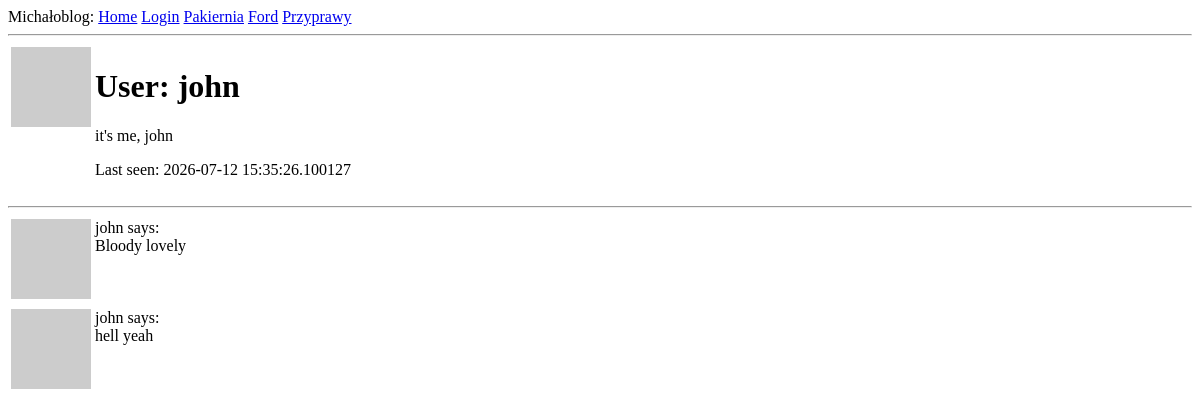
The page /user/john on the database as committed earlier.
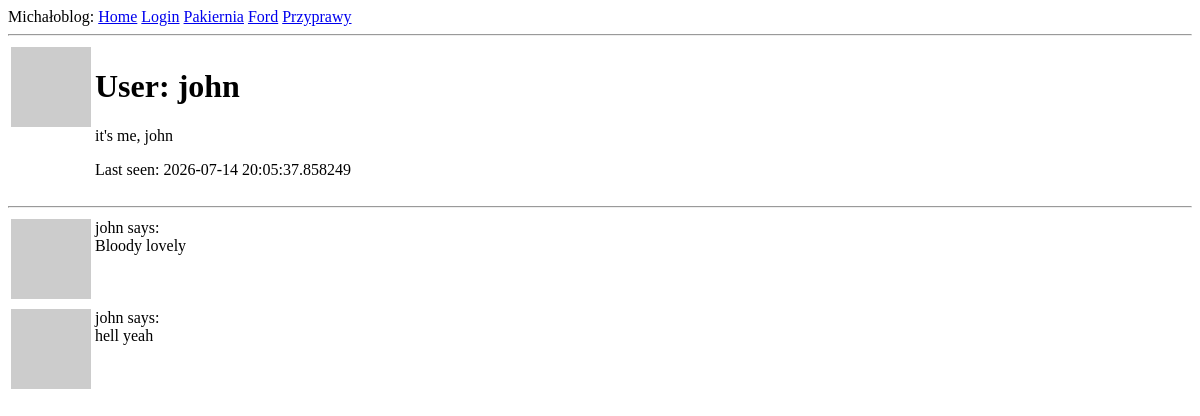
The same page on the database as committed later.
### app/models.py (models this page shows, shortened)
class User(UserMixin, db.Model):
    id: so.Mapped[int] = so.mapped_column(primary_key=True)
    username: so.Mapped[str] = so.mapped_column(sa.String(64), unique=True, index=True)
    email: so.Mapped[str] = so.mapped_column(sa.String(120), unique=True, index=True)
    password_hash: so.Mapped[Optional[str]] = so.mapped_column(sa.String(128))
    posts: so.WriteOnlyMapped['Post'] = so.relationship(back_populates='author')
    about_me: so.Mapped[Optional[str]] = so.mapped_column(sa.String(140))
    last_seen: so.Mapped[Optional[datetime]] = so.mapped_column(
        default=lambda: datetime.now(timezone.utc)
    )
    def avatar(self, size):
        digest = md5(self.email.lower().encode('utf-8')).hexdigest()
        return f'https://www.gravatar.com/avatar/{digest}?d=identicon&s={size}'

### app/routes.py (the view)
@login_required
@app.route('/user/<username>')
def user(username):
    user = db.first_or_404(sa.select(User).where(User.username == username))
    posts = [
        {"author" : user, "body": "Bloody lovely"},
        {"author": user, "body": "hell yeah"}
    ]
    return render_template('user.html', user=user, posts=posts)

### app/routes.py (called while the page is built)
@app.before_request
def before_request():
    if current_user.is_authenticated:
        current_user.last_seen = datetime.now(timezone.utc)
        db.session.commit()

### app/templates/user.html (shortened to what this page needs)
{% extends 'base.html' %}
{% block content %}
<table>
    <tr valign="top">
        <td><img src="{{ user.avatar(170) }}"></td>
        <td><h1>User: {{ user.username }}</h1>
            {% if user.about_me %}<p>{{ user.about_me }}</p>{% endif %}
            {% if user.last_seen %}<p>Last seen: {{ user.last_seen }}</p>{% endif %}
        </td>
    </tr>
</table>
<hr>
{% for post in posts %}
{% include '_post.html' %}
{% endfor %}
{% endblock %}

### app/templates/_post.html
<table>
    <tr valign="top">
        <td><img src="{{ user.avatar(32) }}"></td>
        <td>{{ post.author.username }} says: <br> {{ post.body}}</td>
    </tr>
</table>

Rows that differ between the two databases and show on the page:
changed User "john": last_seen "2026-07-12 15:35:26.100127" → "2026-07-14 20:05:37.858249"
